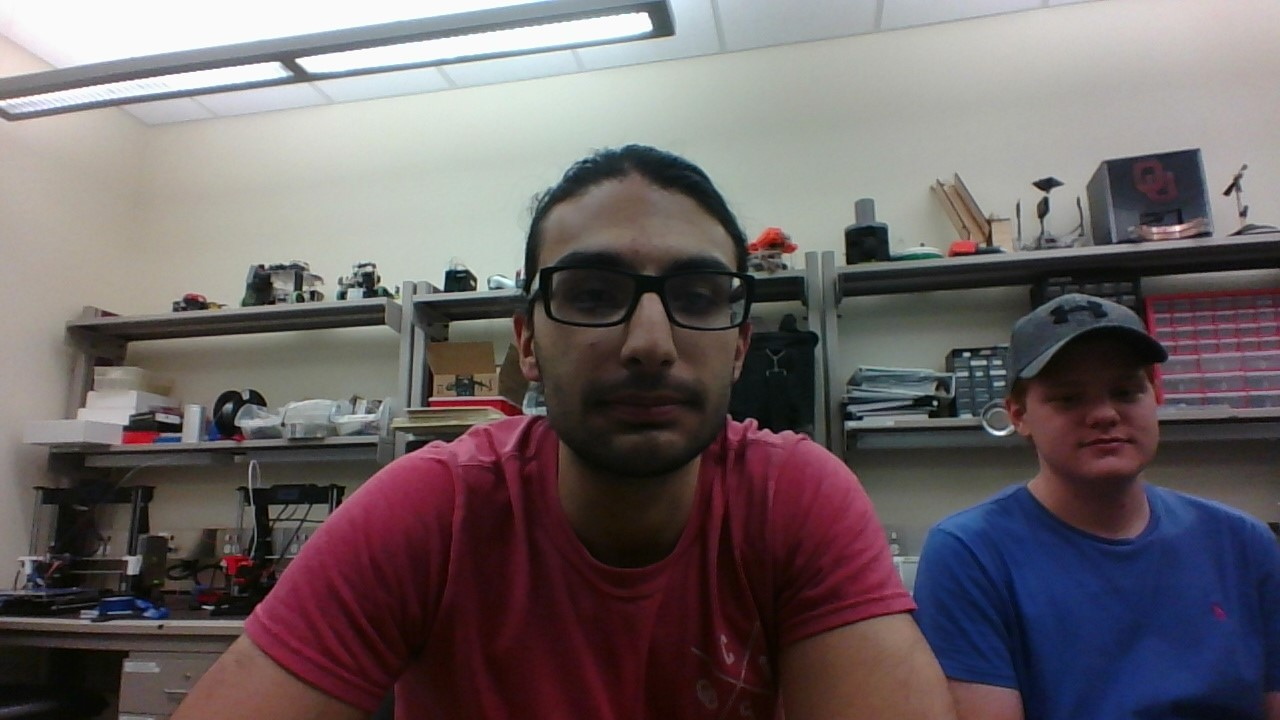
#> input picture OpenCV/Test.jpg, 1280 x 720 px
$ python Testing.py
#> lines starting #> are read from the running program, lines starting #| are printed output that depends on the picture; after the words box and inside, x2 and y2 are one past the last pixel; in counts of white or black regions, pixels touching at a corner belong together
import cv2
import os
import numpy as np
from matplotlib import pyplot as plt
import time

#reads the template image and the image being searched through as greyscale
img = cv2.imread('Test.jpg', 0)
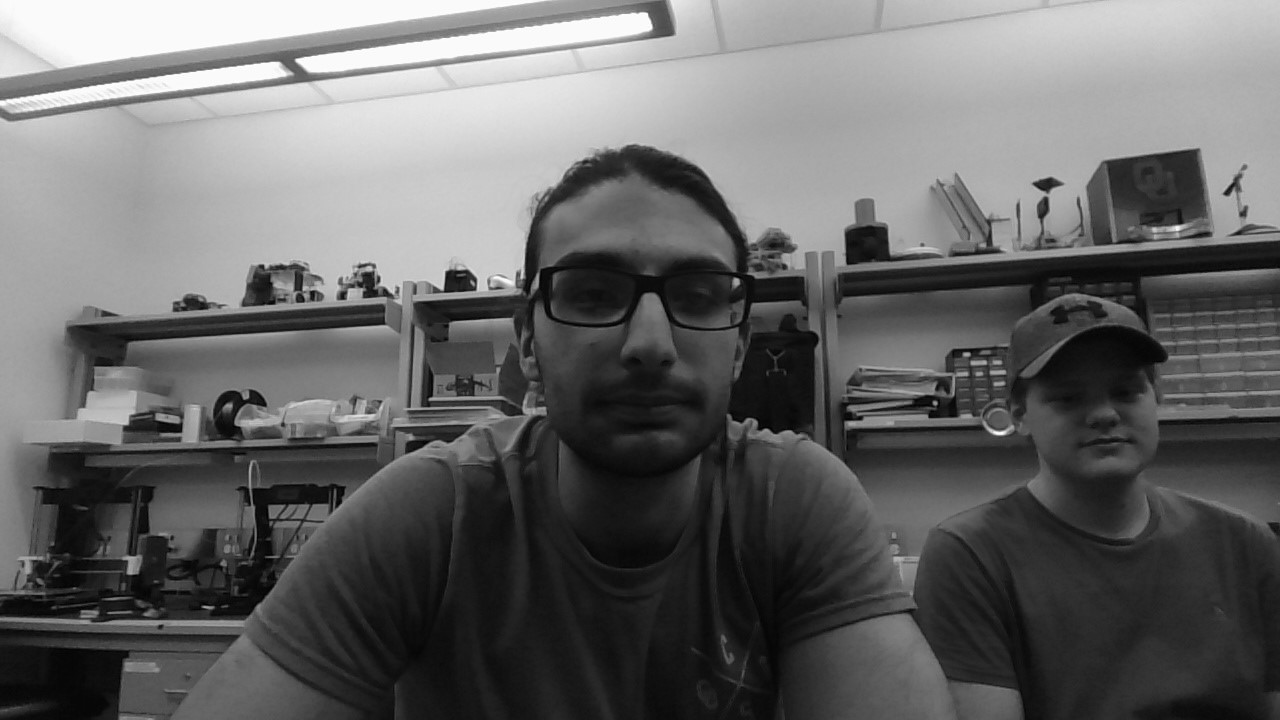
#> img: shape (720, 1280); min 0, max 255, mean 102.4
img2 = img.copy()
template = cv2.imread('Template.jpg',0)
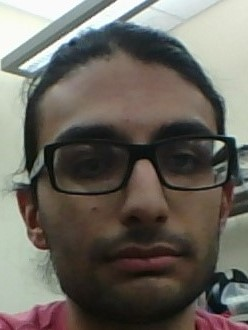
#> input picture OpenCV/Template.jpg, 248 x 330 px
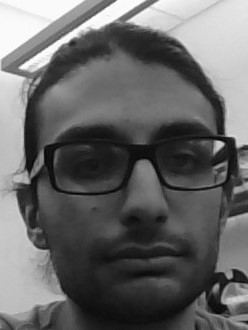
#> template: shape (330, 248); min 3, max 255, mean 102.7
cv2.imshow('image', template)

w, h = template.shape[::-1]
#> w = 248; h = 330
#compares the two images using a certain algo we choose
res = cv2.matchTemplate(img,template, cv2.TM_CCOEFF_NORMED)
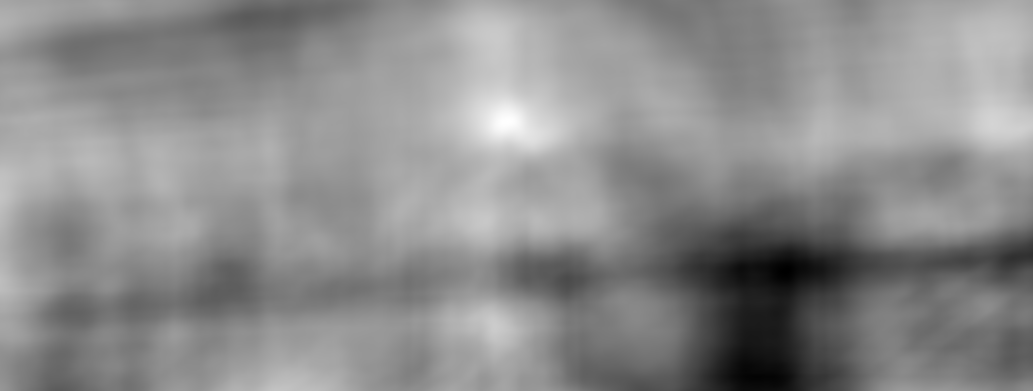
#> res: shape (391, 1033) float32; min -0.259, max 0.728, mean 0.283; drawn with min black and max white
min_val, max_val, min_loc, max_loc = cv2.minMaxLoc(res)
#> min_val = -0.259; max_val = 0.728; min_loc = (786, 270); max_loc = (507, 121)
top_left = max_loc
#> top_left = (507, 121)
bottom_right = (top_left[0] + w, top_left[1] + h)
#> bottom_right = (755, 451)
cv2.rectangle(img,top_left, bottom_right, 255, 2)
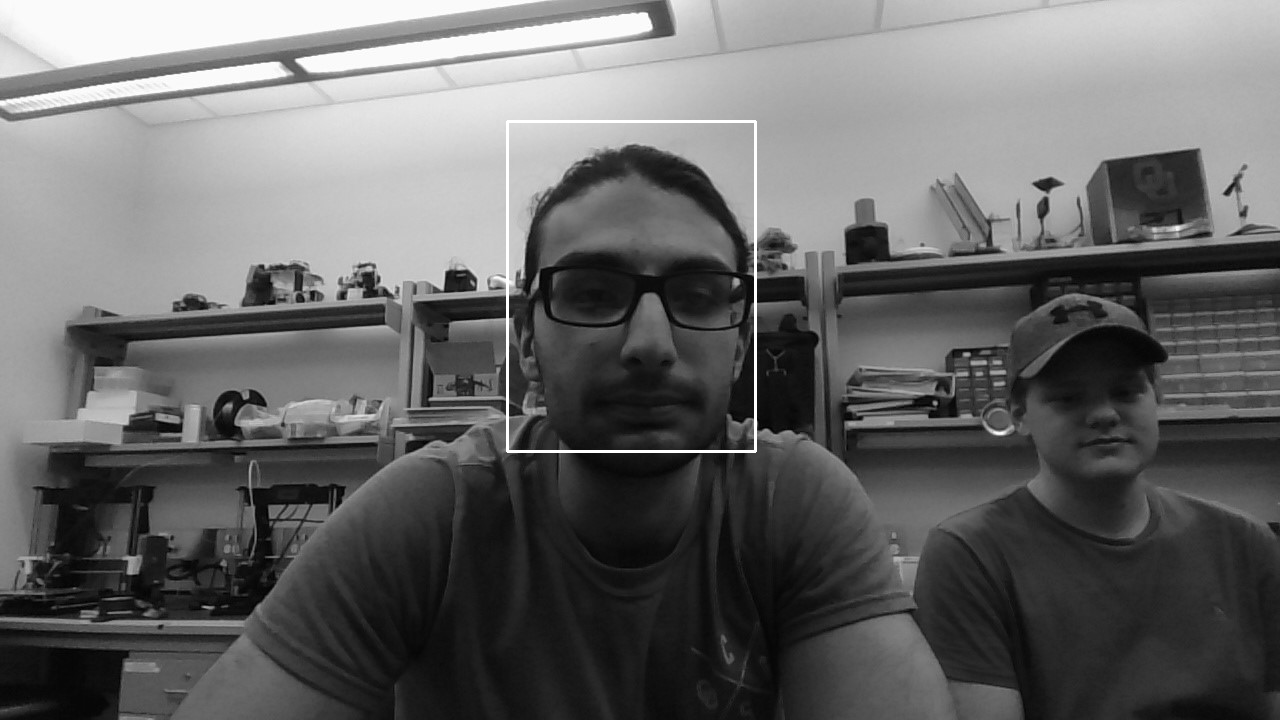
#> img: shape (720, 1280); 0.38% of pixels changed, all inside (x1, y1, x2, y2) = (506, 120, 757, 453)
plt.subplot(121),plt.imshow(res,cmap = 'gray')
plt.title('Matching Result'), plt.xticks([]), plt.yticks([])
plt.subplot(122),plt.imshow(img,cmap = 'gray')
plt.title('Detected Point'), plt.xticks([]), plt.yticks([])
plt.suptitle('TM_CCOEFF')

#show the compared images
plt.show()
